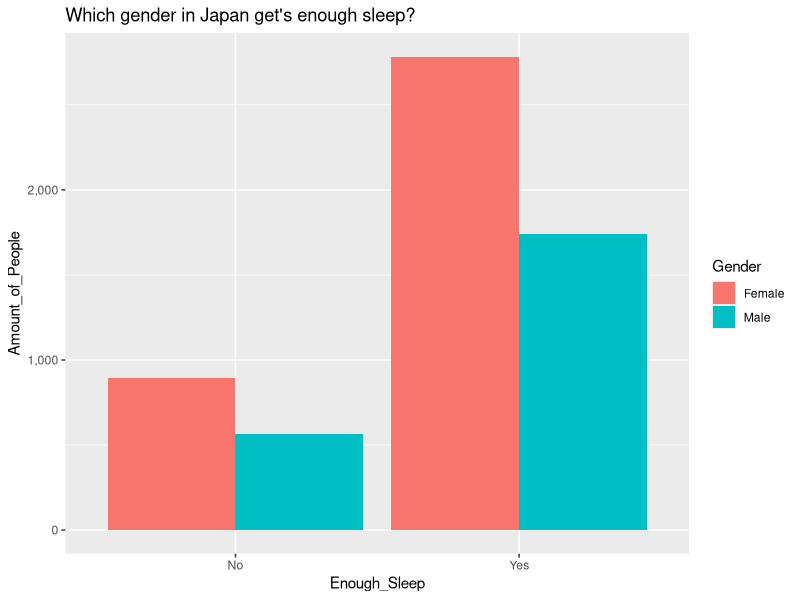

This chart was generated by the following R code:
# Final project (Subset)
## Enough Sleep Vs Gender 

##################################################################################################################
# Set up + library 
library(readxl)
library(dplyr)
library(ggplot2)
library(scales)

##################################################################################################################
# Load Dataset 
japanese_data <- read_xlsx("../data/lifestyle dataset.xlsx", 2)

## Filter for Sex and Amount of replies on "If they have enough sleep" 
gender_sleep_data <- japanese_data %>% 
  select(Sex, `Enough sleep`)

## Mutate to change Sex == 1 to MALES
gender_sleep_data<- gender_sleep_data %>% 
  mutate(
    Sex = replace(Sex, Sex == 1, "Male")
  )

## Mutate to change Sex == 0 to FEMALES
gender_sleep_data <- gender_sleep_data %>% 
  mutate(
    Sex = replace(Sex, Sex == 0, "Female")
  )

## Mutate to change Enough Sleep == 1 to YES
gender_sleep_data <- gender_sleep_data %>% 
  mutate(
    `Enough sleep` = replace(`Enough sleep`, `Enough sleep` == 1, "Yes")
  )

## Mutate to change Enough Sleep == 2 to NO
gender_sleep_data <- gender_sleep_data %>% 
  mutate(
    `Enough sleep` = replace(`Enough sleep`, `Enough sleep` == 2, "No")
  )

## View the mutated data
View(gender_sleep_data)

## Create a table then convert it to a dataframe + change colnames 
sleep_data <- table(gender_sleep_data)
sleep_data <- as.data.frame(sleep_data)
colnames(sleep_data) <- c("Gender", "Enough_Sleep", "Amount_of_People")

## Plot a grouped bar graph of dataset 
gender_sleep_plot <- ggplot(sleep_data, aes(fill = Gender, y = Amount_of_People, x = Enough_Sleep)) + 
  geom_bar(position="dodge", stat="identity") + 
  scale_y_continuous(labels = comma) + 
  ggtitle("Which gender in Japan get's enough sleep?")


## View dataset
gender_sleep_plot

##################################################################################################################
